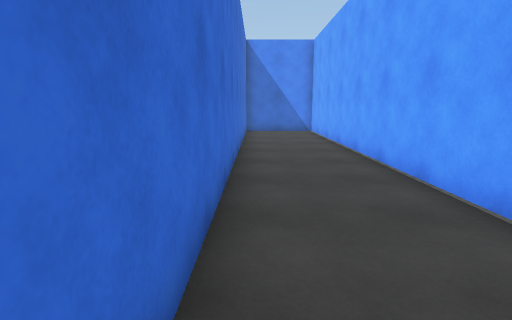
[1] (above)

24 first-person views from a walk through a 3-D level made in the Unity game engine. The camera is 1.4 m above the floor, tilts 10° down and sees 80° across. The floor is counted in squares, 1 m on a side. Each view is taken from the middle of a square. On the plan, view 1 faces up. The plan holds only what a view shows up to about 14 squares ahead; the rest is blank. The place goes on beyond the plan. The player is left out.

[2]
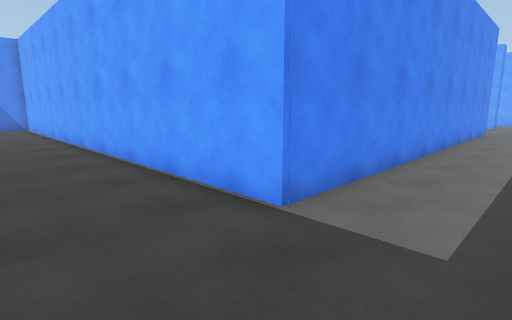

[3]
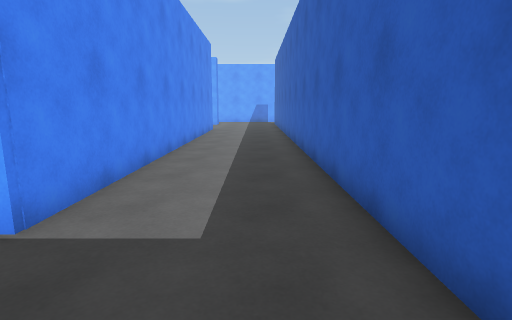

[4]
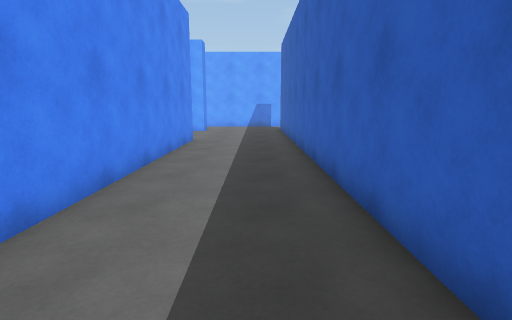

[5]
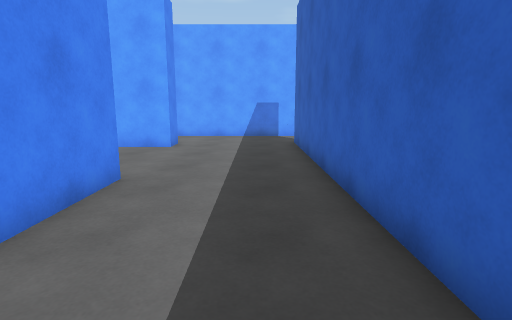

[6]
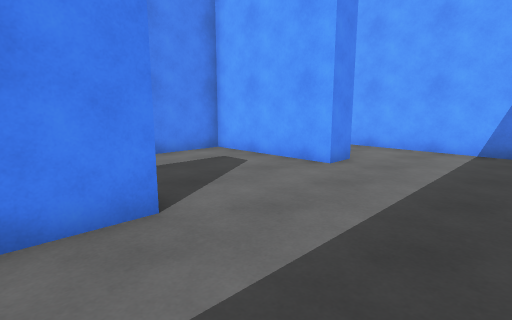

[7]
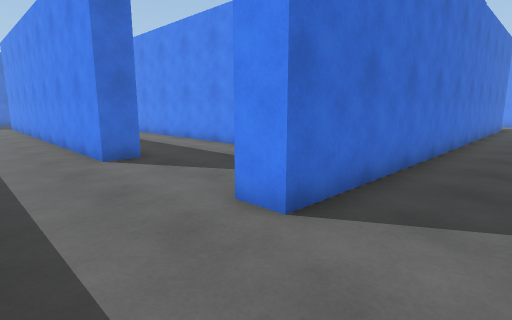

[8]
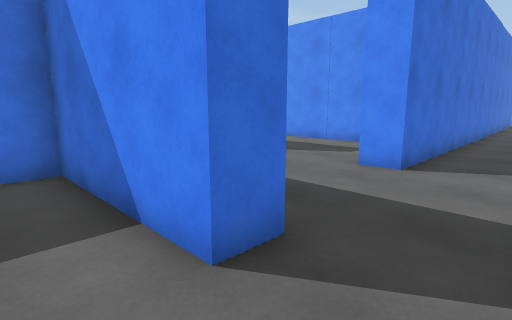

[9]
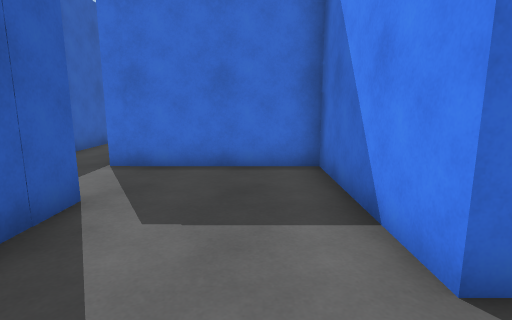

[10]
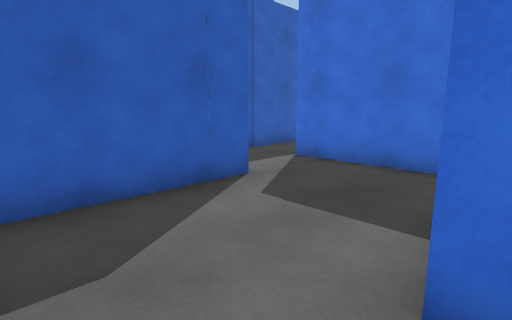

[11]
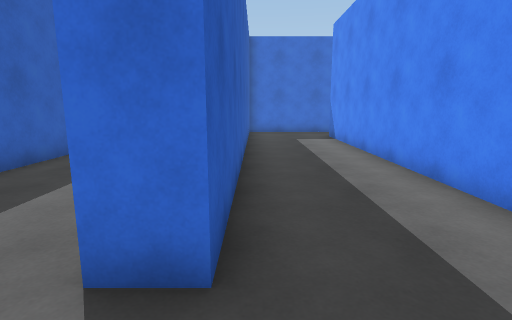

[12]
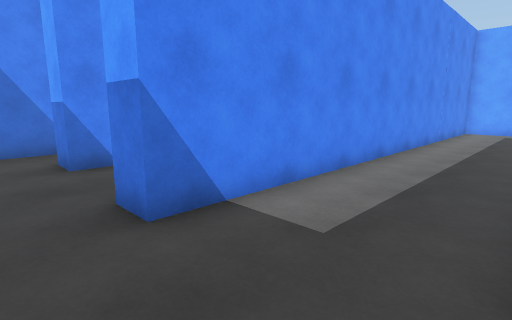

[13]
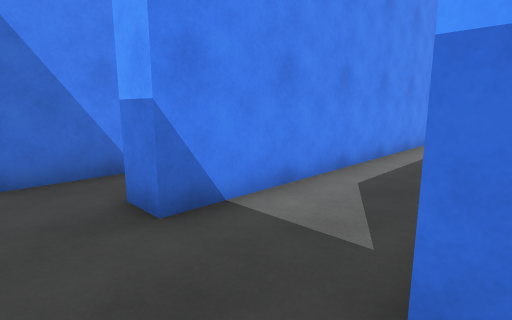

[14]
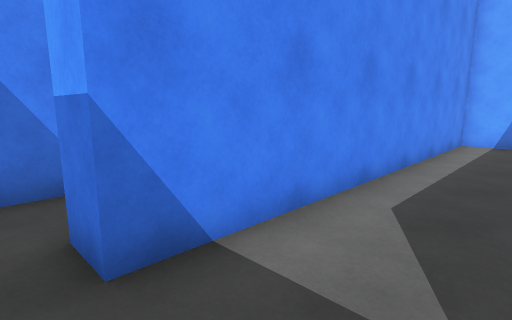

[15]
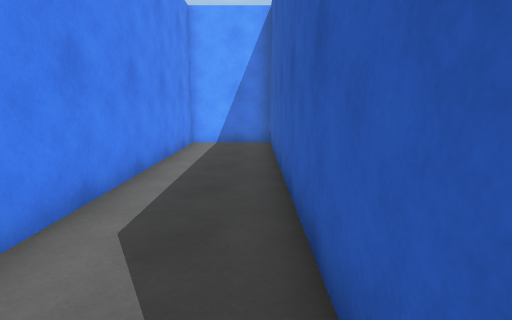

[16]
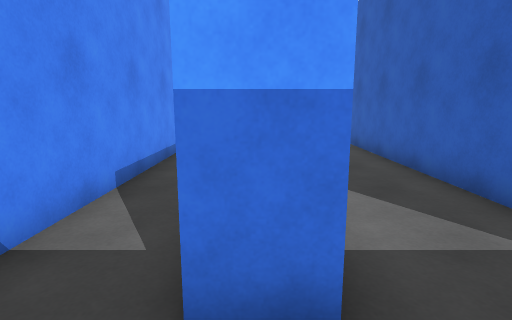

[17]
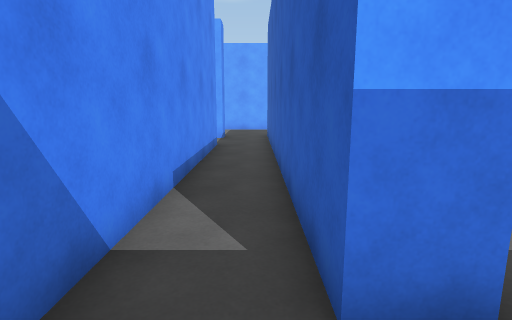

[18]
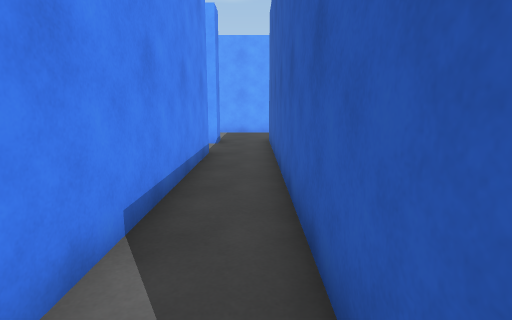

[19]
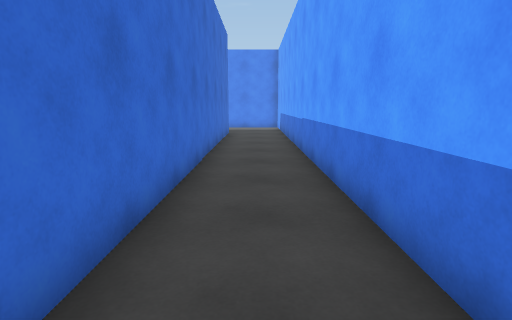

[20]
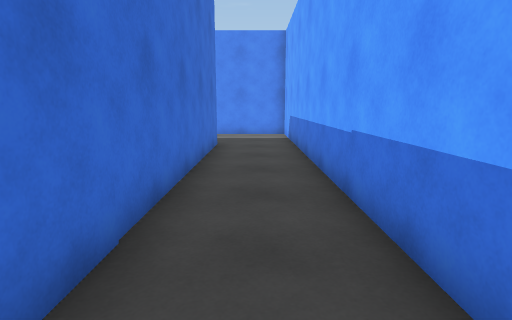

[21]
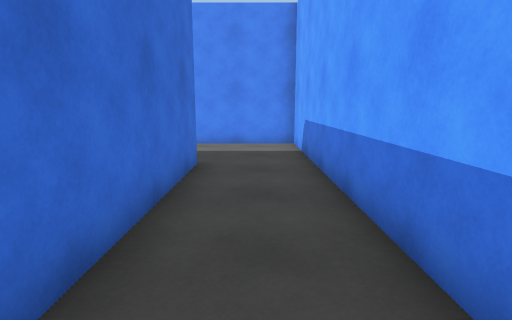

[22]
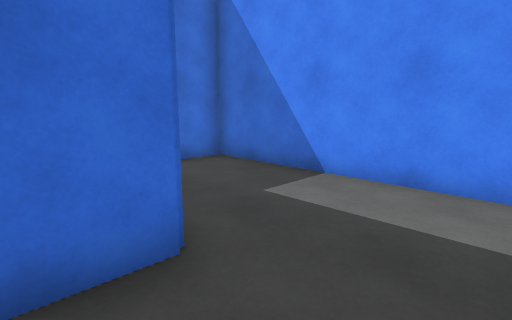

[23]
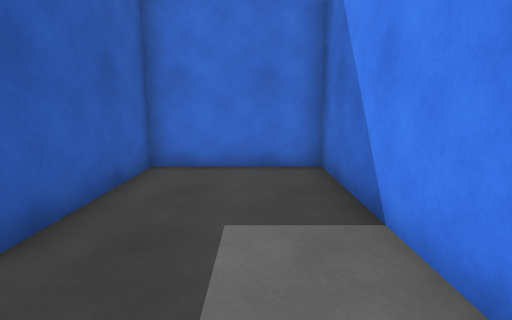

[24]
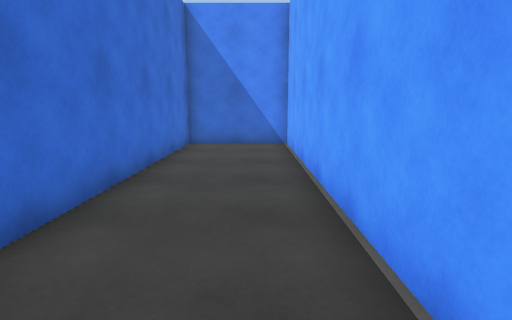

### Floor plan
Ten units are one square. View 1 is at (0, 0); x grows to the right and y downward. Boxes are objects, and circles mark ways between rooms. Rooms are numbered by the first view taken in them; rooms with no view inside come last. Other rooms are left out.
<svg viewBox="-10 -231 290 346">
<path fill="none" stroke="#000" d="M70 3 188 3 188 14 32 14 32 -176 -5 -176 -5 -5M275 -35 275 -226 199 -226 199 -185 242 -185M275 41 275 -5M225 106 268 106M15 55 250 55 250 65 199 65 199 105M246 -186 246 10 236 10 236 -34 67 -34 67 -45M75 -44 189 -44 189 -75 67 -75M67 -75 67 -85 186 -85M164 -104 55 -104M185 -104 185 -109"/>
<circle cx="55" cy="-40" r="3" fill="#2a7"/>
<circle cx="55" cy="-80" r="3" fill="#2a7"/>
<text x="150" y="-30">1</text>
<text x="110" y="-60">2</text>
<text x="110" y="-100">3</text>
</svg>
Room 1 opens to room 2. Room 2 opens to room 3.

Where each view was taken, in squares from view 1:
view 1: 0 up, 0 right, facing up
view 2: 4 down, 0 right, facing up-right
view 3: 4 down, 0 right, facing right
view 4: 4 down, 6 right, facing right
view 5: 4 down, 13 right, facing right
view 6: 5 down, 17 right, facing up-right
view 7: 4 down, 27 right, facing up-left
view 8: 8 down, 27 right, facing up-left
view 9: 8 down, 27 right, facing left
view 10: 6 down, 27 right, facing down-left
view 11: 0 up, 21 right, facing left
view 12: 0 up, 5 right, facing up-right
view 13: 4 up, 5 right, facing up-right
view 14: 5 up, 6 right, facing up-right
view 15: 5 up, 7 right, facing right
view 16: 8 up, 5 right, facing right
view 17: 9 up, 5 right, facing right
view 18: 9 up, 7 right, facing right
view 19: 2 up, 26 right, facing up
view 20: 7 up, 26 right, facing up
view 21: 11 up, 26 right, facing up
view 22: 17 up, 27 right, facing up-left
view 23: 21 up, 27 right, facing left
view 24: 6 up, 2 right, facing up
